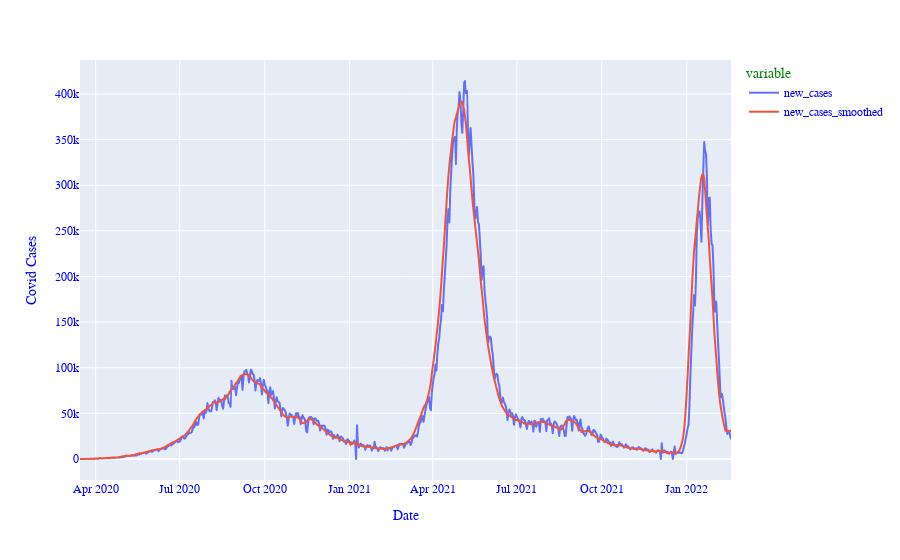

Here is the notebook cell this chart was saved with:
### Code cell
fig = px.line(covid_data2, x='date', y=['new_cases', 'new_cases_smoothed'])
fig.update_layout(
    font_family="Courier New",
    font_color="blue",
    title_font_family="Times New Roman",
    title_font_color="red",
    legend_title_font_color="green",
    xaxis_title="Date",
    yaxis_title="Covid Cases",
)
fig.show()

### Figure 1 — Plotly figure (JSON) as saved in the notebook; plotly's stock layout.template omitted (floating-point values rounded to 4 significant figures; data arrays with more than 128 entries replaced by an {"elided": "..."} marker saying what was removed)
{"data": [{"hovertemplate": "variable=new_cases<br>date=%{x}<br>value=%{y}<extra></extra>", "legendgroup": "new_cases", "line": {"color": "#636efa", "dash": "solid"}, "marker": {"symbol": "circle"}, "mode": "lines", "name": "new_cases", "showlegend": true, "type": "scattergl", "x": {"elided": "706 str values"}, "xaxis": "x", "y": {"elided": "706 int values"}, "yaxis": "y"}, {"hovertemplate": "variable=new_cases_smoothed<br>date=%{x}<br>value=%{y}<extra></extra>", "legendgroup": "new_cases_smoothed", "line": {"color": "#EF553B", "dash": "solid"}, "marker": {"symbol": "circle"}, "mode": "lines", "name": "new_cases_smoothed", "showlegend": true, "type": "scattergl", "x": {"elided": "706 str values"}, "xaxis": "x", "y": {"elided": "706 int values"}, "yaxis": "y"}], "layout": {"font": {"color": "blue", "family": "Courier New"}, "legend": {"title": {"font": {"color": "green"}, "text": "variable"}, "tracegroupgap": 0}, "margin": {"t": 60}, "title": {"font": {"color": "red", "family": "Times New Roman"}}, "xaxis": {"anchor": "y", "domain": [0, 1], "title": {"text": "Date"}}, "yaxis": {"anchor": "x", "domain": [0, 1], "title": {"text": "Covid Cases"}}}}
